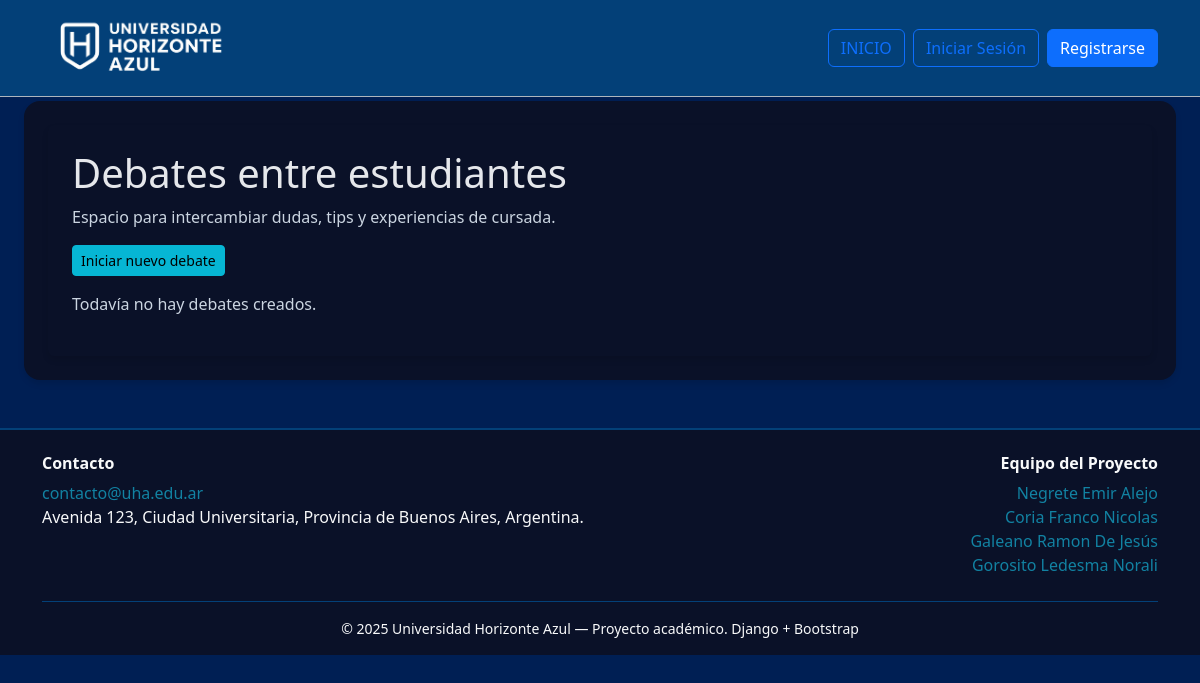
Page /comunidad/debates/ on the earlier database version.
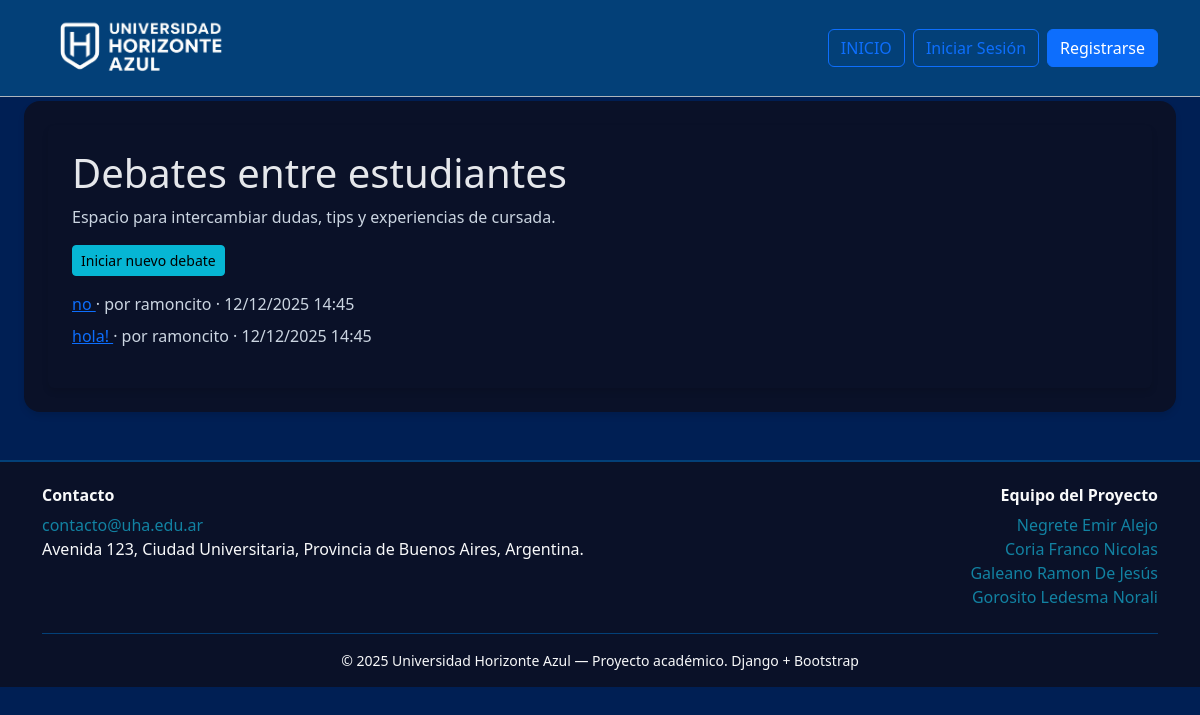
Same page on the later database version.
### comunidad/models.py (models this page shows, shortened)
class Debate(models.Model):
    titulo = models.CharField(max_length=150)
    fecha = models.DateTimeField(auto_now_add=True)
    creado_por = models.ForeignKey(User, on_delete=models.CASCADE)

### comunidad/views.py (the view)
# urls.py: path('debates/', views.debates_lista, name='debates_lista'),
def debates_lista(request):
    debates = Debate.objects.select_related('creado_por').order_by('-fecha')
    return render(request, 'comunidad/debates.html', {'debates': debates})

### templates/comunidad/debates.html
{% extends "base.html" %}
{% block content %}
<div class="bg-panel p-4 rounded">
    <h1>Debates entre estudiantes</h1>
    <p class="text-secondary">Espacio para intercambiar dudas, tips y experiencias de cursada.</p>
    <p class="mt-3">
        <a href="{% url 'debate_nuevo' %}" class="btn btn-info btn-sm">Iniciar nuevo debate</a>
    </p>
    <ul class="list-unstyled mt-3">
        {% for debate in debates %}
            <li class="mb-2">
                <a href="{% url 'debate_detalle' debate.pk %}">
                    {{ debate.titulo }}
                </a>
                <span class="text-secondary"> · por {{ debate.creado_por.username }} · {{ debate.fecha|date:"d/m/Y H:i" }}</span>
            </li>
        {% empty %}
            <li class="text-secondary">Todavía no hay debates creados.</li>
        {% endfor %}
    </ul>
</div>
{% endblock %}

Differences in the rows shown:
added Debate: titulo "no", creado_por.username "ramoncito", fecha "12/12/2025 14:45"
added Debate: titulo "hola!", creado_por.username "ramoncito", fecha "12/12/2025 14:45"
Other differences:
text no longer shown: "Todavía no hay debates creados."
